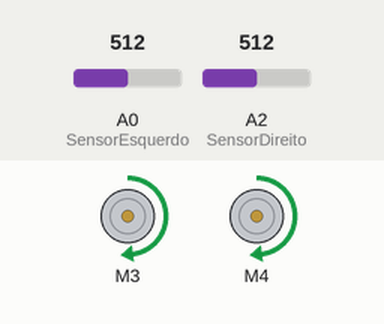
The sketch below on a simulated Arduino Uno, built with avr-gcc and run on an emulated ATmega328P. Parts: 2 × DC motor (green arrow = forward, orange = backward, longer = faster). The test bench sets the inputs (shaded band); at power-on: A0 (SensorEsquerdo) = 512, A2 (SensorDireito) = 512.

Above: at 3.2 s.
3.3 s: A0 (SensorEsquerdo) set to 314
4.8 s: A0 (SensorEsquerdo) set to 286
At 5.8 s:
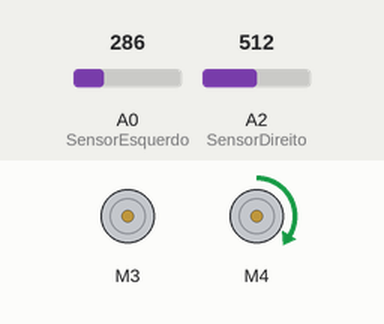
6.3 s: A0 (SensorEsquerdo) set to 306
At 6.9 s:
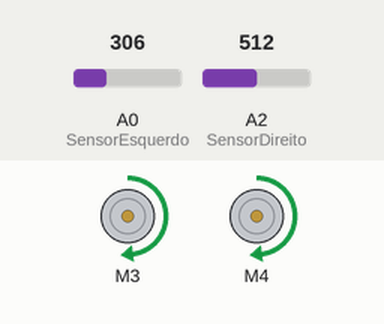
7.8 s: A2 (SensorDireito) set to 318
9.3 s: A2 (SensorDireito) set to 289
At 10.4 s:
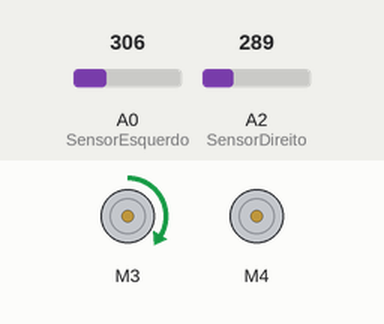
10.8 s: A2 (SensorDireito) set to 306
At 11.5 s:
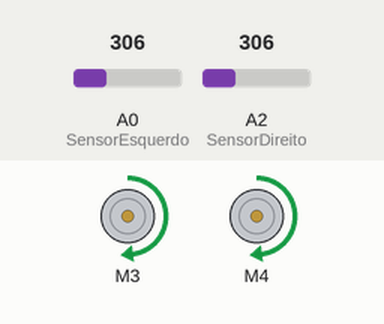
Timing chart, 0 to 13.3 s (numbered marks = the images above; inputs shaded):
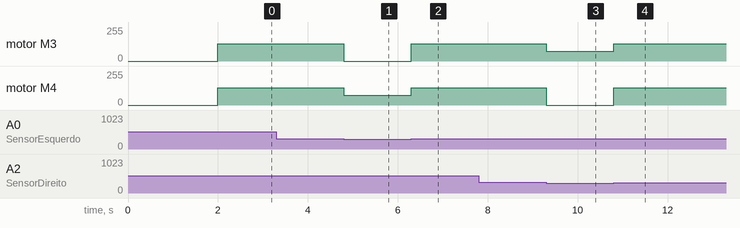

Measured:
- the behaviour switches between 300 and 299 on A0 (SensorEsquerdo) (found by bisection; images 0 and 1)
- the behaviour switches between 300 and 299 on A2 (SensorDireito) (found by bisection; images 2 and 3)
- after the input at 3.3 s, every drawn part: stays the same
- after the input at 4.8 s, motor M3: forward 130/255 → stopped at once; motor M4: forward 130/255 → forward 75/255 at once
- after the input at 6.3 s, motor M3: stopped → forward 130/255 at once; motor M4: forward 75/255 → forward 130/255 at once
- after the input at 7.8 s, every drawn part: stays the same
- after the input at 9.3 s, motor M3: forward 130/255 → forward 75/255 at once; motor M4: forward 130/255 → stopped at once
- after the input at 10.8 s, motor M3: forward 75/255 → forward 130/255 at once; motor M4: stopped → forward 130/255 at once

The sketch:

SeguidorLinha.ino
```cpp
#include <Wire.h>
#include <AFMotor.h>

const int SensorDireito = 2; // Sensor do lado direito - pino A2 - Visto de tras para frente
const int SensorEsquerdo = 0; // Sensor do lado esquerdo - pino A0

AF_DCMotor motor1(3, MOTOR12_1KHZ); // Motor Direito - Born 1 e 1kHz pwm - Visto de tras para frente
AF_DCMotor motor4(4); // Motor Esquerdo - Born 4 e 1kHz pwm - Motores 3 e 4 apenas em 1kHz

#define M1_DEFAULT_SPEED 75
#define M4_DEFAULT_SPEED 75
#define M1_MAX_SPEED 130
#define M4_MAX_SPEED 130

void setup() {
  delay(2000);
}

void loop() {
  int sLadoDireito = analogRead(SensorDireito);
  int sLadoEsquerdo = analogRead(SensorEsquerdo);

 if (sLadoDireito >= 300 && sLadoEsquerdo < 300) {
      motor1.run(RELEASE);
      motor4.run(FORWARD);
      motor4.setSpeed(M4_DEFAULT_SPEED);
  }
  else if (sLadoDireito < 300 && sLadoEsquerdo >= 300) {
      motor1.run(FORWARD);
      motor4.run(RELEASE);
      motor1.setSpeed(M1_DEFAULT_SPEED);
  }
  else {
      motor1.run(FORWARD);
      motor4.run(FORWARD);
      motor1.setSpeed(M1_MAX_SPEED);
      motor4.setSpeed(M4_MAX_SPEED);
  }
}
```
